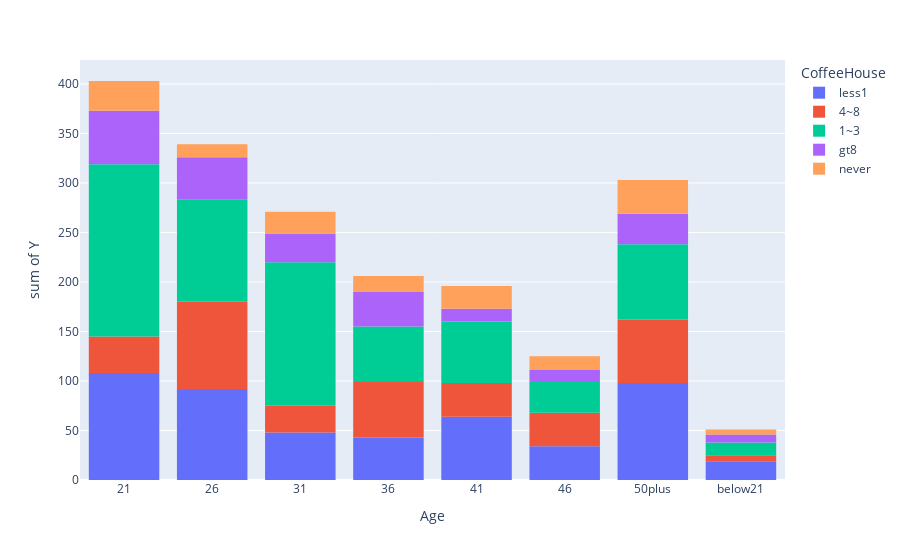

The code cell stored with this chart in its notebook:
### Code cell
fig = px.histogram(coffee_coupon, x = coffee_coupon.sort_values(by=['age'])['age'], y = "Y", color='CoffeeHouse', labels={"x":"Age"})
fig.show()

### Figure 1 — Plotly figure (JSON) as saved in the notebook; plotly's stock layout.template omitted (floating-point values rounded to 4 significant figures; data arrays with more than 128 entries replaced by an {"elided": "..."} marker saying what was removed)
{"data": [{"alignmentgroup": "True", "bingroup": "x", "histfunc": "sum", "hovertemplate": "CoffeeHouse=less1<br>Age=%{x}<br>sum of Y=%{y}<extra></extra>", "legendgroup": "less1", "marker": {"color": "#636efa", "pattern": {"shape": ""}}, "name": "less1", "offsetgroup": "less1", "orientation": "v", "showlegend": true, "type": "histogram", "x": {"elided": "1052 str values"}, "xaxis": "x", "y": {"elided": "1052 int values"}, "yaxis": "y"}, {"alignmentgroup": "True", "bingroup": "x", "histfunc": "sum", "hovertemplate": "CoffeeHouse=4~8<br>Age=%{x}<br>sum of Y=%{y}<extra></extra>", "legendgroup": "4~8", "marker": {"color": "#EF553B", "pattern": {"shape": ""}}, "name": "4~8", "offsetgroup": "4~8", "orientation": "v", "showlegend": true, "type": "histogram", "x": {"elided": "507 str values"}, "xaxis": "x", "y": {"elided": "507 int values"}, "yaxis": "y"}, {"alignmentgroup": "True", "bingroup": "x", "histfunc": "sum", "hovertemplate": "CoffeeHouse=1~3<br>Age=%{x}<br>sum of Y=%{y}<extra></extra>", "legendgroup": "1~3", "marker": {"color": "#00cc96", "pattern": {"shape": ""}}, "name": "1~3", "offsetgroup": "1~3", "orientation": "v", "showlegend": true, "type": "histogram", "x": {"elided": "1019 str values"}, "xaxis": "x", "y": {"elided": "1019 int values"}, "yaxis": "y"}, {"alignmentgroup": "True", "bingroup": "x", "histfunc": "sum", "hovertemplate": "CoffeeHouse=gt8<br>Age=%{x}<br>sum of Y=%{y}<extra></extra>", "legendgroup": "gt8", "marker": {"color": "#ab63fa", "pattern": {"shape": ""}}, "name": "gt8", "offsetgroup": "gt8", "orientation": "v", "showlegend": true, "type": "histogram", "x": {"elided": "342 str values"}, "xaxis": "x", "y": {"elided": "342 int values"}, "yaxis": "y"}, {"alignmentgroup": "True", "bingroup": "x", "histfunc": "sum", "hovertemplate": "CoffeeHouse=never<br>Age=%{x}<br>sum of Y=%{y}<extra></extra>", "legendgroup": "never", "marker": {"color": "#FFA15A", "pattern": {"shape": ""}}, "name": "never", "offsetgroup": "never", "orientation": "v", "showlegend": true, "type": "histogram", "x": {"elided": "896 str values"}, "xaxis": "x", "y": {"elided": "896 int values"}, "yaxis": "y"}], "layout": {"barmode": "relative", "legend": {"title": {"text": "CoffeeHouse"}, "tracegroupgap": 0}, "margin": {"t": 60}, "xaxis": {"anchor": "y", "domain": [0, 1], "title": {"text": "Age"}}, "yaxis": {"anchor": "x", "domain": [0, 1], "title": {"text": "sum of Y"}}}}
